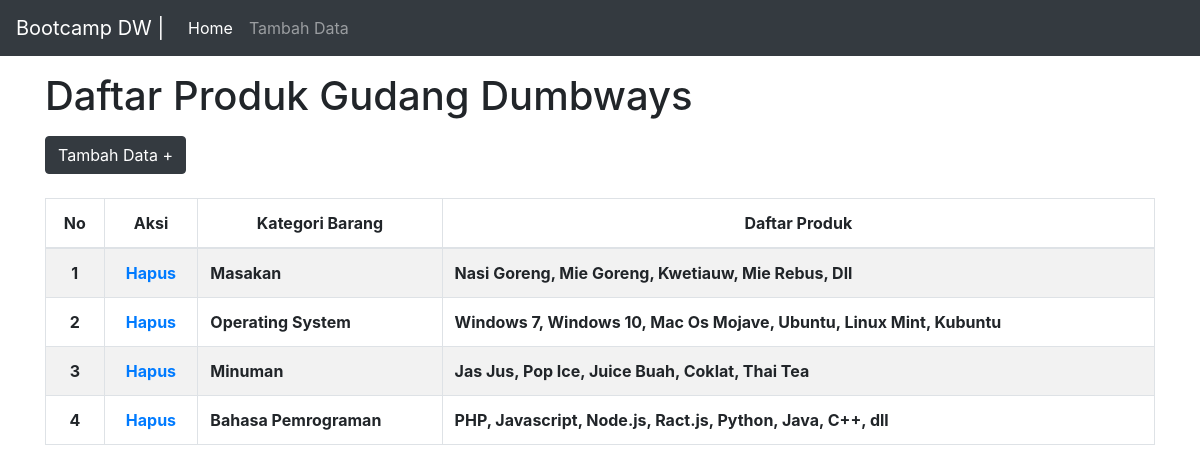
The app's page /7/index.php with its own data.
### tables this page shows
CREATE TABLE `products` (
  `id` int(11) NOT NULL,
  `category_name` varchar(250) NOT NULL,
  `products` varchar(250) NOT NULL
);

### 7/functions.php (called while the page is built, shortened)
<?php
$conn = mysqli_connect('localhost', 'root', '', 'dumbways12');
function tampil ($query) {
    global $conn;
    $result = mysqli_query($conn, $query);
    $rows = [];
    while ( $row = mysqli_fetch_assoc($result) ) {
        $rows[] = $row;
    }
    return $rows;
}
?>

### 7/index.php (the view, shortened to what this page needs)
<?php
require("functions.php");
$product = tampil("SELECT * FROM products");
?>
<!doctype html>
<html lang="en">
  <head>
    <link rel="stylesheet" href="https://stackpath.bootstrapcdn.com/bootstrap/4.3.1/css/bootstrap.min.css">
  </head>
  <body>
    <nav class="navbar navbar-expand-lg navbar-dark bg-dark">
         <a class="navbar-brand" href="#"> Bootcamp DW | </a>
    <div class="collapse navbar-collapse" id="navbarNavAltMarkup">
        <div class="navbar-nav">
        <a class="nav-item nav-link active" href="index.php"> Home <span class="sr-only">(current)</span></a>
        <a class="nav-item nav-link" href="form-tambah.php"> Tambah Data </a>
        </div>
    </div>
    </nav>
      <section class="title">
      <div class="container mt-3">
          <h1> Daftar Produk Gudang Dumbways  </h1>
           <a href="form-tambah.php"> <button class="btn btn-dark mt-2"> Tambah Data + </button> </a>
      </div>
      </section>
      <section class="daftar mt-4">
          <div class="container">
            <table class="table table-bordered table-striped">
                <thead class="text-center">
                    <tr>
                        <th> No </th>
                        <th> Aksi </th>
                        <th> Kategori Barang </th>
                         <th> Daftar Produk </th>
                    </tr>
                </thead>
                <tbody>
                    <?php $i = 1; ?>
                    <?php foreach($product as $produk) : ?>
                    <tr>
                        <th class="text-center"> <?php echo $i ?> </th>
                        <th class="text-center">
                            <a href="hapus.php?id=<?php echo $produk['id'] ?>" onclick="return confirm('Kamu Yakin ?')"> Hapus </a>
                        </th>
                        <th> <?php echo $produk['category_name']; ?> </th>
                        <th> <?php echo $produk['products']; ?> </th>
                    </tr>
                    <?php $i++ ?>
                    <?php endforeach; ?>
                </tbody>
                </table>
          </div>
      </section>
  </body>
</html>

### records on screen
products: category_name "Masakan", products "Nasi Goreng, Mie Goreng, Kwetiauw, Mie Rebus, Dll"
products: category_name "Operating System", products "Windows 7, Windows 10, Mac Os Mojave, Ubuntu, Linux Mint, Kubuntu"
products: category_name "Minuman", products "Jas Jus, Pop Ice, Juice Buah, Coklat, Thai Tea"
products: category_name "Bahasa Pemrograman", products "PHP, Javascript, Node.js, Ract.js, Python, Java, C++, dll"
